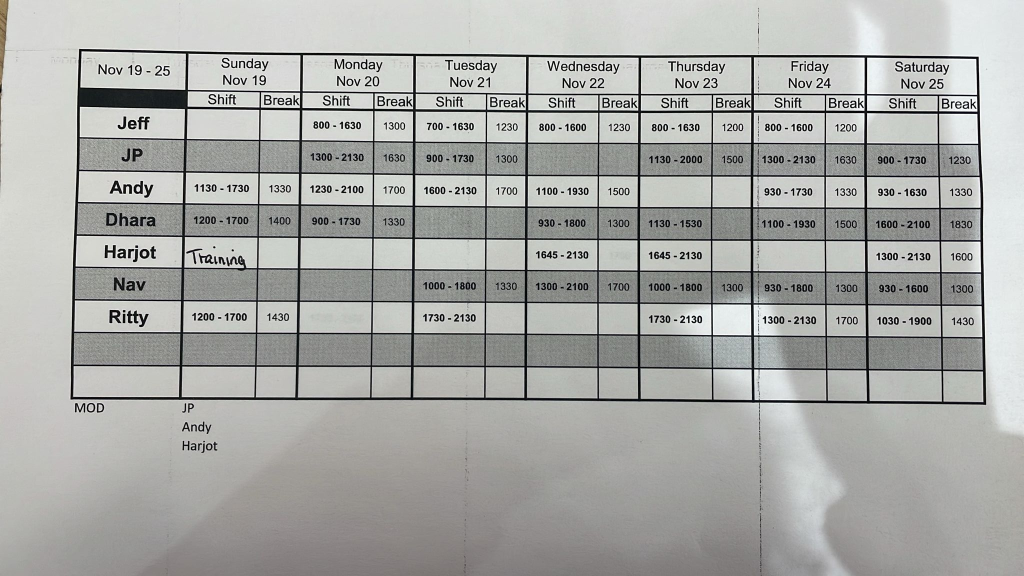
#> input picture lib/image.jpg, 2048 x 1152 px (shown at 1/2 size)
$ python preprocess.py   (older library calls are emulated)
#> lines starting #> are read from the running program, lines starting #| are printed output that depends on the picture; after the words box and inside, x2 and y2 are one past the last pixel; in counts of white or black regions, pixels touching at a corner belong together
import cv2
import numpy as np
from PIL import Image
import tempfile

def deskew(image):
    co_ords = np.column_stack(np.where(image > 0))
    angle = cv2.minAreaRect(co_ords)[-1]
    if angle < -45:
        angle = -(90 + angle)
    else:
        angle = -angle
    (h, w) = image.shape[:2]

    center = (w // 2, h // 2)

    M = cv2.getRotationMatrix2D(center, angle, 1.0)

    rotated = cv2.warpAffine(image, M, (w, h), flags=cv2.INTER_CUBIC,

    borderMode=cv2.BORDER_REPLICATE)

    return rotated

def set_image_dpi(file_path):

    im = Image.open(file_path)

    length_x, width_y = im.size

    factor = min(1, float(1024.0 / length_x))

    size = int(factor * length_x), int(factor * width_y)

    im_resized = im.resize(size, Image.ANTIALIAS)

    temp_file = tempfile.NamedTemporaryFile(delete=False, suffix=".png")

    temp_filename = temp_file.name

    im_resized.save(temp_filename, dpi=(300, 300))

    return temp_filename

def remove_noise(image):
    return cv2.fastNlMeansDenoisingColored(image, None, 10, 10, 7, 15)

def get_grayscale(image):
    return cv2.cvtColor(image, cv2.COLOR_BGR2GRAY)

def thresholding(image):
    return cv2.threshold(image, 0, 255, cv2.THRESH_BINARY +
    cv2.THRESH_OTSU) [1]

img = cv2.imread('image.jpg', cv2.IMREAD_UNCHANGED)
#> img is the input picture: shape (1152, 2048, 3); mean B, G, R 167, 169.9, 168.9
norm_img = np.zeros((img.shape[0], img.shape[1]))
img = cv2.normalize(img, norm_img, 0, 255, cv2.NORM_MINMAX)

gray = get_grayscale(img)
thresh = thresholding(gray)
#> in thresholding, `return cv2.threshold(image, 0, 255, cv2.THRESH_BINARY + cv2.THRESH_OTS..`:
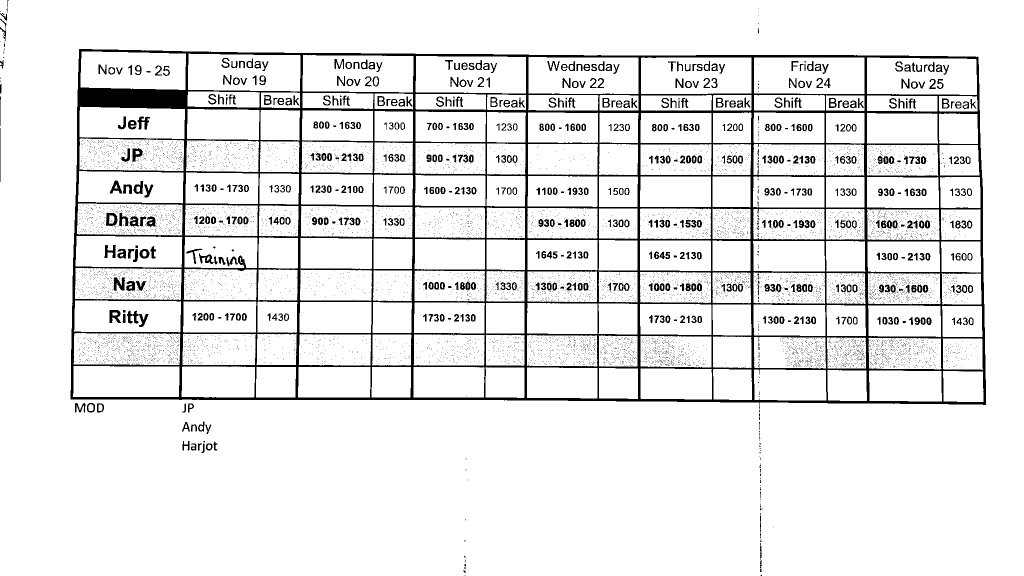
#> returned value: shape (1152, 2048) (shown at 1/2 size); 91.7% white; 8443 black regions (7821 under 20 px), largest, box (x1, y1, x2, y2) and area: (141, 98, 1972, 817) 126952, (227, 554, 250, 582) 400, (219, 620, 242, 646) 384
deskewed = deskew(thresh)
#> in deskew, `co_ords = np.column_stack(np.where(image > 0))`: co_ords = 2163464 pairs, first value 0 to 1151, second value 0 to 2047
#> in deskew, `angle = cv2.minAreaRect(co_ords)[-1]`: angle = -90
#> in deskew, `angle = -(90 + angle)`: angle = 0
#> in deskew, `M = cv2.getRotationMatrix2D(center, angle, 1.0)`: M = [[1, 0, 0], [0, 1, 0]]
#> (the run stopped early here; a loop or call above may not have finished)
